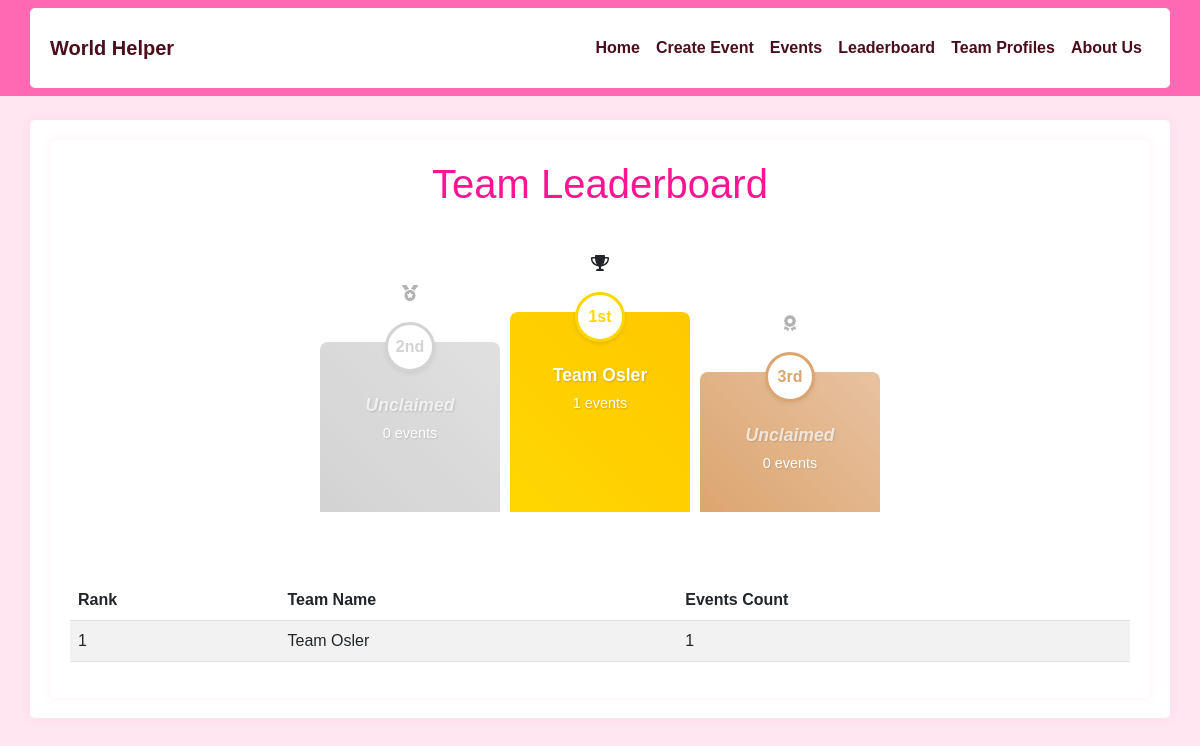
The page /leaderboard on the database as committed earlier.
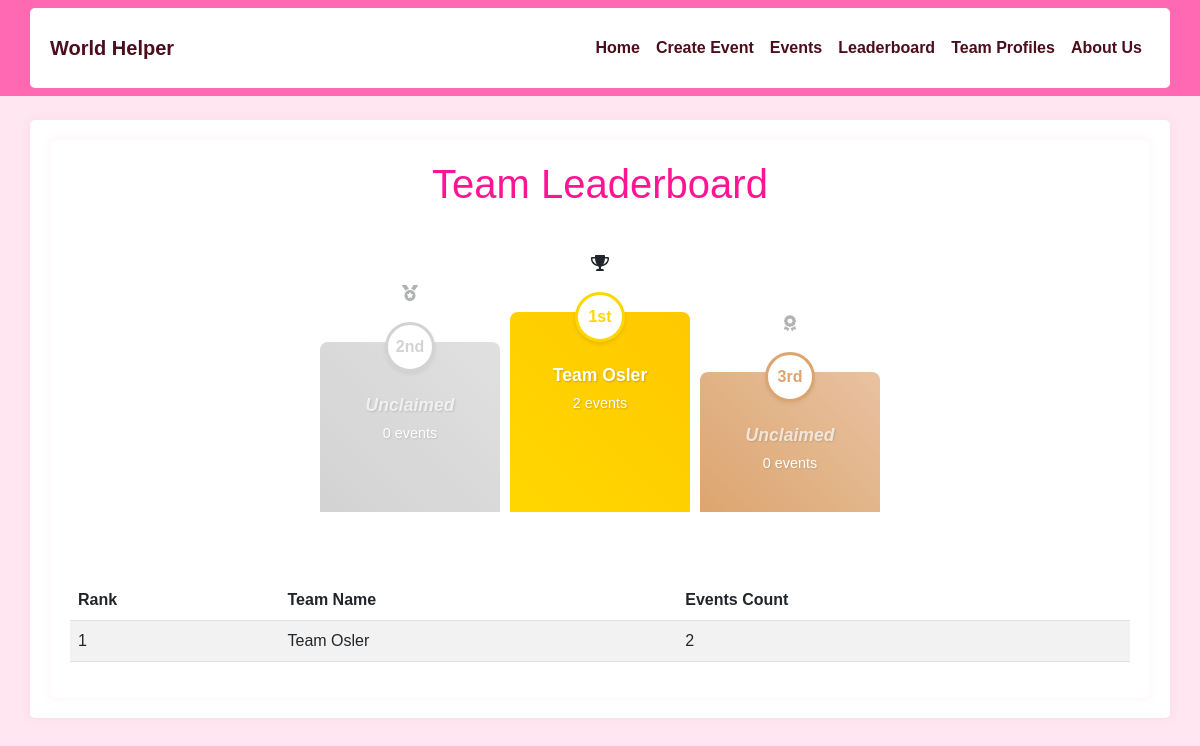
The same page on the database as committed later.
### app/models.py (models this page shows)
class Team(db.Model):
    id = db.Column(db.Integer, primary_key=True)
    team_phrase = db.Column(db.String(100), nullable=False)
    name = db.Column(db.String(64), nullable=False)
    members = db.relationship('TeamMember', backref='team', lazy='dynamic')
    events = db.relationship('Event', backref='team', lazy='dynamic')
    bingo_card = db.relationship('BingoCard', backref='team', uselist=False)

### app/main/routes.py (the view)
@bp.route('/leaderboard')
def leaderboard():
    teams = db.session.query(Team, func.count(Event.id).label('event_count')) \
        .outerjoin(Event) \
        .group_by(Team.id) \
        .order_by(func.count(Event.id).desc()) \
        .all()
    ranked_teams = [(rank, team, event_count) for rank, (team, event_count) in enumerate(teams, start=1)]
    return render_template('leaderboard.html', ranked_teams=ranked_teams)

### app/main/routes.py (called while the page is built)
@bp.context_processor
def utility_processor():
    return dict(SDG_DESCRIPTIONS=SDG_DESCRIPTIONS)

### app/templates/leaderboard.html (shortened to what this page needs)
{% extends "base.html" %}
{% block content %}
<div class="container">
    <h1 class="text-center mb-4 theme-pink">Team Leaderboard</h1>
    {% set active_teams = ranked_teams|selectattr('2', '>', 0)|list %}
    <div class="podium-wrapper mb-5">
        <div class="podium">
            <div class="podium-block silver">
                <div class="trophy-icon">
                    <i class="fas fa-medal"></i>
                </div>
                <div class="podium-rank">2nd</div>
                {% if active_teams|length >= 2 %}
                    <div class="team-name">{{ active_teams[1][1].name }}</div>
                    <div class="event-count">{{ active_teams[1][2] }} events</div>
                {% else %}
                    <div class="team-name empty">Unclaimed</div>
                    <div class="event-count">0 events</div>
                {% endif %}
            </div>
            <div class="podium-block gold">
                <div class="trophy-icon">
                    <i class="fas fa-trophy"></i>
                </div>
                <div class="podium-rank">1st</div>
                {% if active_teams|length >= 1 %}
                    <div class="team-name">{{ active_teams[0][1].name }}</div>
                    <div class="event-count">{{ active_teams[0][2] }} events</div>
                {% else %}
                    <div class="team-name empty">Unclaimed</div>
                    <div class="event-count">0 events</div>
                {% endif %}
            </div>
            <div class="podium-block bronze">
                <div class="trophy-icon">
                    <i class="fas fa-award"></i>
                </div>
                <div class="podium-rank">3rd</div>
                {% if active_teams|length >= 3 %}
                    <div class="team-name">{{ active_teams[2][1].name }}</div>
                    <div class="event-count">{{ active_teams[2][2] }} events</div>
                {% else %}
                    <div class="team-name empty">Unclaimed</div>
                    <div class="event-count">0 events</div>
                {% endif %}
            </div>
        </div>
    </div>
    <table class="table table-striped">
        <thead>
            <tr>
                <th>Rank</th>
                <th>Team Name</th>
                <th>Events Count</th>
            </tr>
        </thead>
        <tbody>
            {% for rank, team, event_count in ranked_teams %}
                <tr>
                    <td>{{ rank }}</td>
                    <td>{{ team.name }}</td>
                    <td>{{ event_count }}</td>
                </tr>
            {% endfor %}
        </tbody>
    </table>
</div>
{% endblock %}

### app/templates/base.html (shortened to what this page needs)
<!DOCTYPE html>
<html lang="en">
<head>
    <link rel="stylesheet" href="https://cdn.jsdelivr.net/npm/bootstrap@5.2.3/dist/css/bootstrap.min.css">
    <link rel="stylesheet" href="{{ url_for('static', filename='css/custom.css') }}">
    <link rel="stylesheet" href="https://cdnjs.cloudflare.com/ajax/libs/font-awesome/6.0.0/css/all.min.css">
</head>
<body>
    <nav class="navbar navbar-expand-lg navbar-dark">
        <div class="container">
            <a class="navbar-brand" href="{{ url_for('main.index') }}">World Helper</a>
            <div class="collapse navbar-collapse" id="navbarNav">
                <ul class="navbar-nav ms-auto">
                    <li class="nav-item">
                        <a class="nav-link" href="{{ url_for('main.index') }}">Home</a>
                    </li>
                    <li class="nav-item">
                        <a class="nav-link" href="{{ url_for('main.create_event') }}">Create Event</a>
                    </li>
                    <li class="nav-item">
                        <a class="nav-link" href="{{ url_for('main.events') }}">Events</a>
                    </li>
                    <li class="nav-item">
                        <a class="nav-link" href="{{ url_for('main.leaderboard') }}">Leaderboard</a>
                    </li>
                    <li class="nav-item">
                        <a class="nav-link" href="{{ url_for('main.team_profiles') }}">Team Profiles</a>
                    </li>
                    <li class="nav-item">
                        <a class="nav-link" href="{{ url_for('main.about') }}">About Us</a>
                    </li>
                </ul>
            </div>
        </div>
    </nav>
    <div class="container mt-4">
        {% block content %}{% endblock %}
    </div>
</body>
</html>

### app/static/css/custom.css (style rules this page uses)
:root { --pink-primary: #FF1493; --pink-secondary: #FF69B4; --pink-light: #FFE6F0; --pink-border: #FFCCE6; --pink-hover: #FF1493; --pink-dark: #4a0e1c; }
body { font-family: 'Arial', sans-serif; background-color: var(--pink-light); }
.navbar { background-color: var(--pink-secondary) !important; }
.navbar-brand, .nav-link { color: var(--pink-dark) !important; font-weight: bold; transition: color 0.3s ease; }
.container { background-color: #ffffff; border-radius: 5px; padding: 20px; box-shadow: 0 0 10px rgba(255, 105, 180, 0.1); }
h1, .world-helper-title { color: var(--pink-primary); margin-bottom: 20px; }
.theme-pink { color: var(--pink-primary); }
.podium-wrapper { display: flex; justify-content: center; align-items: flex-end; min-height: 300px; padding: 20px; }
.podium { display: flex; align-items: flex-end; gap: 10px; }
.podium-block { width: 180px; display: flex; flex-direction: column; align-items: center; padding: 10px; border-radius: 8px 8px 0 0; position: relative; transition: transform 0.3s ease; padding-top: 30px; }
.podium-block.gold { background: linear-gradient(45deg, #FFD700, #FFC800); height: 200px; order: 2; }
.podium-block.silver { background: linear-gradient(45deg, #C0C0C0, #D3D3D3); height: 170px; order: 1; }
.podium-block.bronze { background: linear-gradient(45deg, #CD7F32, #DFA878); height: 140px; order: 3; }
.podium-rank { position: absolute; top: -20px; background: white; border-radius: 50%; width: 50px; height: 50px; display: flex; align-items: center; justify-content: center; font-weight: bold; box-shadow: 0 2px 4px rgba(0,0,0,0.1); border: 3px solid; }
.gold .podium-rank { color: #FFD700; border-color: #FFD700; }
.silver .podium-rank { color: #C0C0C0; border-color: #C0C0C0; }
.bronze .podium-rank { color: #CD7F32; border-color: #CD7F32; }
.team-name { color: white; font-weight: bold; text-align: center; margin-top: 20px; font-size: 1.1em; text-shadow: 1px 1px 2px rgba(0,0,0,0.2); }
.event-count { color: white; font-size: 0.9em; margin-top: 5px; text-shadow: 1px 1px 2px rgba(0,0,0,0.2); }
.trophy-icon { position: absolute; top: -60px; animation: float 3s ease-in-out infinite; }
.team-name.empty { color: rgba(255, 255, 255, 0.7); font-style: italic; }
.podium-block:has(.team-name.empty) { opacity: 0.7; }
.podium-block:has(.team-name.empty) .trophy-icon { opacity: 0.5; animation: none; }

Rows that differ between the two databases and show on the page:
changed Team "Team Osler": id "1" → "2"
Other text that changed with them:
{{ active_teams[0][2] }}: "1" → "2"
